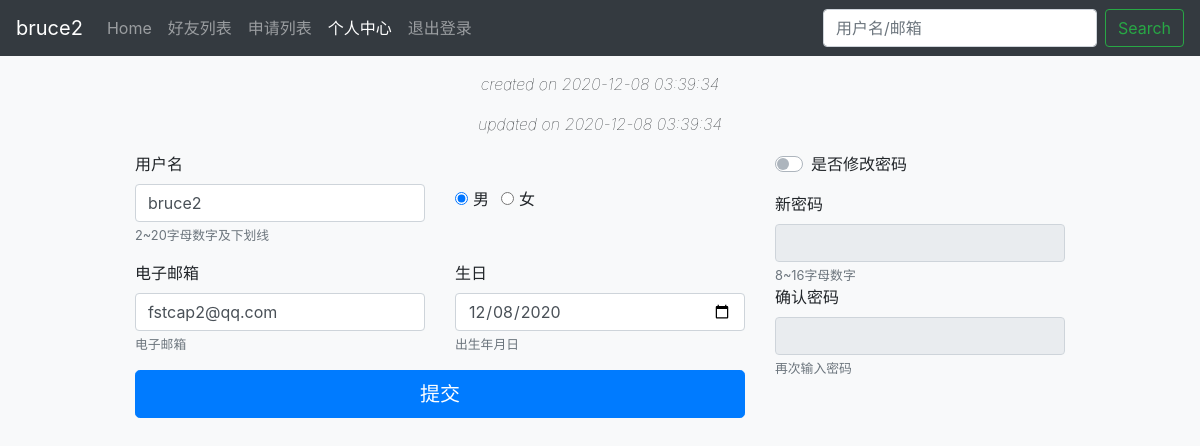
/auth/update (signed in), run on the app's committed database.
### tables this page shows
CREATE TABLE user (
    id INTEGER PRIMARY KEY AUTOINCREMENT,
    created TIMESTAMP NOT NULL DEFAULT CURRENT_TIMESTAMP,
    updated TIMESTAMP NOT NULL DEFAULT CURRENT_TIMESTAMP,
    username VARCHAR(40) UNIQUE NOT NULL,
    sex VARCHAR(10) NOT NULL DEFAULT 'male',
    birthdate TIMESTAMP NOT NULL DEFAULT CURRENT_TIMESTAMP,
    password TEXT NOT NULL,
    request_ip VARCHAR(20) NOT NULL,
    email VARCHAR(255) UNIQUE NOT NULL
);

### flaskr/auth.py (the view, shortened to what this page needs)
@bp.route('/update', methods=('GET', 'POST'))
@login_required
def update():
    if request.method == 'POST':
        check_password = True if 'check_password' in request.form else False
        form = InformationForm(formdata=request.form)
    else:
        form = InformationForm(data=g.user)
    return render_template('auth/update.html', form=form)

### flaskr/auth.py (called while the page is built)
@bp.before_app_request
def load_logged_in_user():
    user_id =session.get('user_id')
    if user_id is None:
        g.user = None
    else:
        g.user = get_db().execute(
            'SELECT * FROM user WHERE id = ?', (user_id,)
        ).fetchone()

def login_required(view):
    @functools.wraps(view)
    def wrapped_view(*args, **kwargs):
        if g.user is None:
            return redirect(url_for('auth.login'))
        return view(*args, **kwargs)
    return wrapped_view

### flaskr/db.py (called while the page is built)
def get_db():
    if 'db' not in g:
        g.db = sqlite3.connect(
            current_app.config['DATABASE'],
            detect_types=sqlite3.PARSE_DECLTYPES
        )
        g.db.row_factory = sqlite3.Row
    return g.db

### flaskr/templates/auth/update.html (shortened to what this page needs)
{% extends 'base.html' %}
{% block body %}
{% from 'navbars.html' import navbar_fixed %}
{% from 'forms.html' import render_field, render_radio, render_checkbox %}
<body class="bg-light">
    {{ navbar_fixed(current='update') }}
    <div class="container">
        <div class="text-center">
            <p class="font-weight-lighter font-italic">created on {{ g.user['created'] }}</p>
            <p class="font-weight-lighter font-italic">updated on {{ g.user['updated'] }}</p>
        </div>
        <form method=post class="needs-validation" novalidate>
            <div class="row">
                <div class="col-md-4 order-md-2 mb-4">
                    <div class="mb-3">
                        {{ render_checkbox(form.check_password) }}
                    </div>
                    <fieldset id="check-password" disabled>
                        {{ render_field(form.password, label=True) }}
                        {{ render_field(form.confirm, label=True) }}
                    </fieldset>
                </div>
                <div class="col-md-8 order-md-1">
                    <div class="row">
                        <div class="col-md-6 mb-3">
                            {{ render_field(form.username, label=True) }}
                        </div>
                        <div class="col-md-6 mb-3 d-flex align-items-center">
                            {{ render_radio(form.sex) }}
                        </div>
                        <div class="col-md-6 mb-3">
                            {{ render_field(form.email, label=True) }}
                        </div>
                        <div class="col-md-6 mb-3">
                            {{ render_field(form.birthdate, label=True) }}
                        </div>
                    </div>
                    <button class="btn btn-primary btn-lg btn-block"
                        type="submit">提交</button>
                </div>
            </div>
        </form>
    </div>
</body>
{% endblock %}

### flaskr/templates/navbars.html (shortened to what this page needs)
{% macro navbar_fixed(current=None) %}
<nav class="navbar navbar-expand-md navbar-dark fixed-top bg-dark">
    <a class="navbar-brand">
        {{ g.user['username'] | trim | truncate(length=6,killwords=True) }}</a>
    <div class="collapse navbar-collapse" id="navbarCollapse">
        <ul class="navbar-nav mr-auto">
            <li class="nav-item {% if current == 'Home' %}active{% endif %}">
                <a class="nav-link"
                    href="{{ url_for('room.index') }}">
                    Home
                </a>
            </li>
            <li class="nav-item {% if current == 'friend' %}active{% endif %}">
                <a class="nav-link"
                    href="{{ url_for('friend.index') }}">
                    好友列表
                </a>
            </li>
            <li class="nav-item {% if current == 'application' %}active{% endif %}">
                <a class="nav-link"
                    onclick='deleteNotice("{{ url_for('friend.application') }}")'
                    href="javascript:void(0)">
                    申请列表
                </a>
            </li>
            <li class="nav-item {% if current == 'update' %}active{% endif %}">
                <a class="nav-link"
                    href="{{ url_for('auth.update') }}">
                    个人中心
                </a>
            </li>
            <li class="nav-item">
                <a class="nav-link"
                    href="{{ url_for('auth.logout') }}">
                    退出登录
                </a>
            </li>
        </ul>
        <form class="form-inline mt-2 mt-md-0" method=get
            action="{{ url_for('friend.search_applicate') }}">
            <input class="form-control mr-sm-2" type="text"
            placeholder="用户名/邮箱" name="query" aria-label="Search">
            <button class="btn btn-outline-success my-2 my-sm-0" type="submit">Search</button>
        </form>
    </div>
</nav>
{% endmacro %}

### flaskr/templates/forms.html (shortened to what this page needs)
{% macro render_field(field, label=false) %}
{% if label %}
{{ field.label }}
{% endif %}
{{ field(class='form-control is-invalid' if field.errors else 'form-control', **kwargs) | safe }}
{% if field.description %}
<small class="form-text text-muted">{{ field.description }}</small>
{% endif %}
{% endmacro %}
{% macro render_radio(field) %}
{% for radio in field %}
<div class="form-check form-check-inline">
    {{ radio(class="form-check-input", **kwargs) | safe }}
    {{ radio.label(class="form-check-label") }}
</div>
{% endfor %}
{% endmacro %}
{% macro render_checkbox(field) %}
<div class="custom-control custom-switch">
    {{ field.label(class="custom-control-label") }}
</div>
{% endmacro %}

### flaskr/templates/auth/update.html (style rules this page uses)
.container { max-width: 960px; }

### flaskr/templates/navbars.html (style rules this page uses)
body { padding-top: 4.5rem; }

### data on the page
user: user.username "bruce2", user.created "2020-12-08 03:39:34", user.updated "2020-12-08 03:39:34", username "bruce2", email "fstcap2@qq.com", birthdate "12/08/2020"

### other printed values
{{ field.label(class="custom-control-label") }} "是否修改密码"
{{ field.label }} "新密码 确认密码 用户名 电子邮箱 生日"
{{ field.description }} "8~16字母数字 再次输入密码 2~20字母数字及下划线 电子邮箱 出生年月日"
{{ radio.label(class="form-check-label") }} "男" "女"
